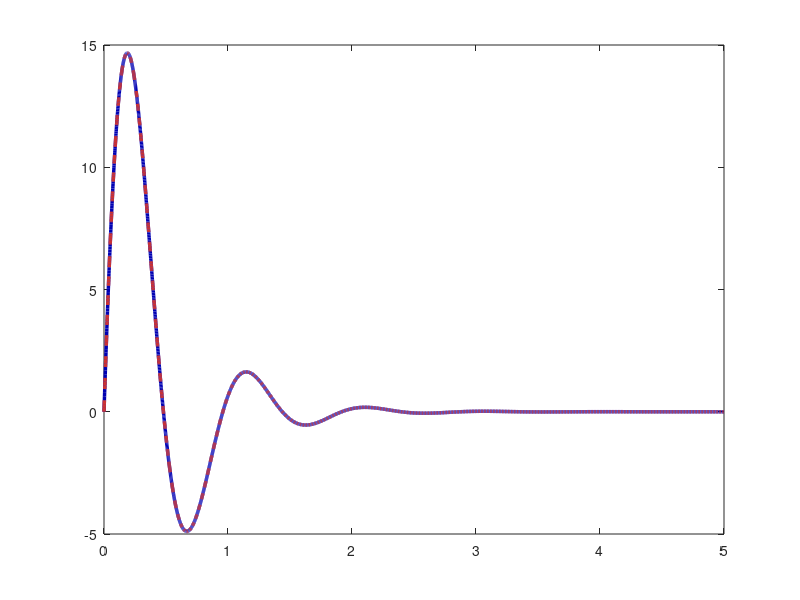

Recreate this plot in MATLAB. (Note: this script raises an error after producing the figure.)
K = 3.254; T = 0.144; xi = 0.33;
sys = tf(K, [T^2 2*xi*T 1]);
t = 0:0.001:5;

A  = K/(T*sqrt(1 - xi^2));     
wd = sqrt(1 - xi^2)/T;          
alpha = xi/T;                  
h_theory = A .* exp(-alpha*t) .* sin(wd*t);
[h_sys, t_sys] = impulse(sys, t);

figure('Position', [100 100 900 400], 'Color','white');
plot(t, h_theory, 'Color', [0, 0, 0.7], 'LineStyle', '-', 'LineWidth', 2.5); 
hold on;
plot(t_sys, h_sys, 'Color', [0.8 0.2 0.2], 'LineStyle', '--', 'LineWidth', 2.5);

ax = gca; ax.LineWidth = 1.5; ax.FontSize = 13;
ax.XColor = [0.3 0.3 0.3]; ax.YColor = [0.3 0.3 0.3];
ax.GridColor = [0.9 0.9 0.9]; ax.GridAlpha = 0.4;
ax.MinorGridColor = [0.95 0.95 0.95]; ax.MinorGridAlpha = 0.2;
grid on; grid minor; box on; ylim([-5.5, 15]);

xlabel('Time'); ylabel('w(t)');
legend('w_{theor}', 'w_{sys}', 'Location','northeast','FontSize',15);
set(findall(gcf, '-property', 'FontName'), 'FontName', 'DejaVu Math TeX Gyre');
exportgraphics(gcf, '../../../images/task2/time/w2.png', 'Resolution', 500);
